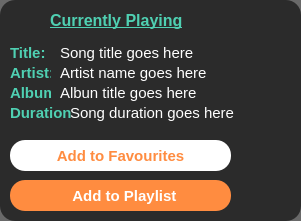
   <widget class="QFrame" name="frame_2">
    <property name="geometry">
     <rect>
      <x>10</x>
      <y>60</y>
      <width>301</width>
      <height>221</height>
     </rect>
    </property>
    <property name="styleSheet">
     <string notr="true">background-color: rgba(0, 0, 0, 150);
border-radius: 15px;</string>
    </property>
    <property name="frameShape">
     <enum>QFrame::StyledPanel</enum>
    </property>
    <property name="frameShadow">
     <enum>QFrame::Raised</enum>
    </property>
    <widget class="QLabel" name="label_3">
     <property name="geometry">
      <rect>
       <x>50</x>
       <y>10</y>
       <width>191</width>
       <height>21</height>
      </rect>
     </property>
     <property name="font">
      <font>
       <pointsize>12</pointsize>
       <weight>75</weight>
       <bold>true</bold>
       <underline>true</underline>
      </font>
     </property>
     <property name="styleSheet">
      <string notr="true">background-color: rgba(0, 0, 0,0);
color: rgb(79, 208, 178);</string>
     </property>
     <property name="text">
      <string>Currently Playing</string>
     </property>
    </widget>
    <widget class="QLabel" name="label_4">
     <property name="geometry">
      <rect>
       <x>10</x>
       <y>10</y>
       <width>31</width>
       <height>21</height>
      </rect>
     </property>
     <property name="font">
      <font>
       <pointsize>12</pointsize>
       <weight>75</weight>
       <bold>true</bold>
      </font>
     </property>
     <property name="styleSheet">
      <string notr="true">background-color: rgba(0, 0, 0,0);
color: rgb(79, 208, 178);</string>
     </property>
     <property name="text">
      <string/>
     </property>
     <property name="pixmap">
      <pixmap resource="res.qrc">:/img/utils/images/current-music.png</pixmap>
     </property>
     <property name="scaledContents">
      <bool>true</bool>
     </property>
    </widget>
    <widget class="QLabel" name="label_5">
     <property name="geometry">
      <rect>
       <x>10</x>
       <y>42</y>
       <width>41</width>
       <height>21</height>
      </rect>
     </property>
     <property name="font">
      <font>
       <pointsize>11</pointsize>
       <weight>75</weight>
       <bold>true</bold>
      </font>
     </property>
     <property name="styleSheet">
      <string notr="true">background-color: rgba(0, 0, 0,0);
color: rgb(79, 208, 178);</string>
     </property>
     <property name="text">
      <string>Title:</string>
     </property>
    </widget>
    <widget class="QLabel" name="current_song_title">
     <property name="geometry">
      <rect>
       <x>60</x>
       <y>42</y>
       <width>231</width>
       <height>21</height>
      </rect>
     </property>
     <property name="font">
      <font>
       <pointsize>11</pointsize>
       <weight>50</weight>
       <bold>false</bold>
      </font>
     </property>
     <property name="styleSheet">
      <string notr="true">background-color: rgba(0, 0, 0,0);
color: rgb(255, 255, 255);</string>
     </property>
     <property name="text">
      <string>Song title goes here</string>
     </property>
    </widget>
    <widget class="QPushButton" name="add_to_fav_btn">
     <property name="geometry">
      <rect>
       <x>10</x>
       <y>140</y>
       <width>221</width>
       <height>31</height>
      </rect>
     </property>
     <property name="font">
      <font>
       <pointsize>11</pointsize>
       <weight>75</weight>
       <bold>true</bold>
      </font>
     </property>
     <property name="cursor">
      <cursorShape>PointingHandCursor</cursorShape>
     </property>
     <property name="toolTip">
      <string/>
     </property>
     <property name="styleSheet">
      <string notr="true">QPushButton{
	background-color: rgb(255, 255, 255);
	color: rgb(255, 140, 64);
}

QPushButton:hover{
	color: rgb(0, 85, 0);
	background-color: rgb(0, 255, 127);
}</string>
     </property>
     <property name="text">
      <string>Add to Favourites</string>
     </property>
     <property name="icon">
      <iconset resource="res.qrc">
       <normaloff>:/img/utils/images/like.png</normaloff>:/img/utils/images/like.png</iconset>
     </property>
     <property name="iconSize">
      <size>
       <width>24</width>
       <height>24</height>
      </size>
     </property>
    </widget>
    <widget class="QPushButton" name="add_to_playlist_btn">
     <property name="geometry">
      <rect>
       <x>10</x>
       <y>180</y>
       <width>221</width>
       <height>31</height>
      </rect>
     </property>
     <property name="font">
      <font>
       <pointsize>11</pointsize>
       <weight>75</weight>
       <bold>true</bold>
      </font>
     </property>
     <property name="cursor">
      <cursorShape>PointingHandCursor</cursorShape>
     </property>
     <property name="autoFillBackground">
      <bool>false</bool>
     </property>
     <property name="styleSheet">
      <string notr="true">QPushButton{
	background-color: rgb(255, 140, 64);
	color: rgb(255, 255, 255);
}

QPushButton:hover{
	color: rgb(255, 255, 255);
	
	background-color: rgb(0, 169, 0);
	
}</string>
     </property>
     <property name="text">
      <string>  Add to Playlist</string>
     </property>
     <property name="icon">
      <iconset resource="res.qrc">
       <normaloff>:/img/utils/images/music_list.png</normaloff>:/img/utils/images/music_list.png</iconset>
     </property>
     <property name="iconSize">
      <size>
       <width>24</width>
       <height>24</height>
      </size>
     </property>
    </widget>
    <widget class="QLabel" name="label_7">
     <property name="geometry">
      <rect>
       <x>10</x>
       <y>62</y>
       <width>41</width>
       <height>21</height>
      </rect>
     </property>
     <property name="font">
      <font>
       <pointsize>11</pointsize>
       <weight>75</weight>
       <bold>true</bold>
      </font>
     </property>
     <property name="styleSheet">
      <string notr="true">background-color: rgba(0, 0, 0,0);
color: rgb(79, 208, 178);</string>
     </property>
     <property name="text">
      <string>Artist:</string>
     </property>
    </widget>
    <widget class="QLabel" name="current_song_artist">
     <property name="geometry">
      <rect>
       <x>60</x>
       <y>62</y>
       <width>231</width>
       <height>21</height>
      </rect>
     </property>
     <property name="font">
      <font>
       <pointsize>11</pointsize>
       <weight>50</weight>
       <bold>false</bold>
      </font>
     </property>
     <property name="styleSheet">
      <string notr="true">background-color: rgba(0, 0, 0,0);
color: rgb(255, 255, 255);</string>
     </property>
     <property name="text">
      <string>Artist name goes here</string>
     </property>
    </widget>
    <widget class="QLabel" name="label_8">
     <property name="geometry">
      <rect>
       <x>10</x>
       <y>82</y>
       <width>41</width>
       <height>21</height>
      </rect>
     </property>
     <property name="font">
      <font>
       <pointsize>11</pointsize>
       <weight>75</weight>
       <bold>true</bold>
      </font>
     </property>
     <property name="styleSheet">
      <string notr="true">background-color: rgba(0, 0, 0,0);
color: rgb(79, 208, 178);</string>
     </property>
     <property name="text">
      <string>Album:</string>
     </property>
    </widget>
    <widget class="QLabel" name="current_song_album">
     <property name="geometry">
      <rect>
       <x>60</x>
       <y>82</y>
       <width>231</width>
       <height>21</height>
      </rect>
     </property>
     <property name="font">
      <font>
       <pointsize>11</pointsize>
       <weight>50</weight>
       <bold>false</bold>
      </font>
     </property>
     <property name="styleSheet">
      <string notr="true">background-color: rgba(0, 0, 0,0);
color: rgb(255, 255, 255);</string>
     </property>
     <property name="text">
      <string>Albun title goes here</string>
     </property>
    </widget>
    <widget class="QLabel" name="label_11">
     <property name="geometry">
      <rect>
       <x>10</x>
       <y>102</y>
       <width>61</width>
       <height>21</height>
      </rect>
     </property>
     <property name="font">
      <font>
       <pointsize>11</pointsize>
       <weight>75</weight>
       <bold>true</bold>
      </font>
     </property>
     <property name="styleSheet">
      <string notr="true">background-color: rgba(0, 0, 0,0);
color: rgb(79, 208, 178);</string>
     </property>
     <property name="text">
      <string>Duration:</string>
     </property>
    </widget>
    <widget class="QLabel" name="current_song_duration">
     <property name="geometry">
      <rect>
       <x>70</x>
       <y>102</y>
       <width>221</width>
       <height>21</height>
      </rect>
     </property>
     <property name="font">
      <font>
       <pointsize>11</pointsize>
       <weight>50</weight>
       <bold>false</bold>
      </font>
     </property>
     <property name="styleSheet">
      <string notr="true">background-color: rgba(0, 0, 0,0);
color: rgb(255, 255, 255);</string>
     </property>
     <property name="text">
      <string>Song duration goes here</string>
     </property>
    </widget>
   </widget>
